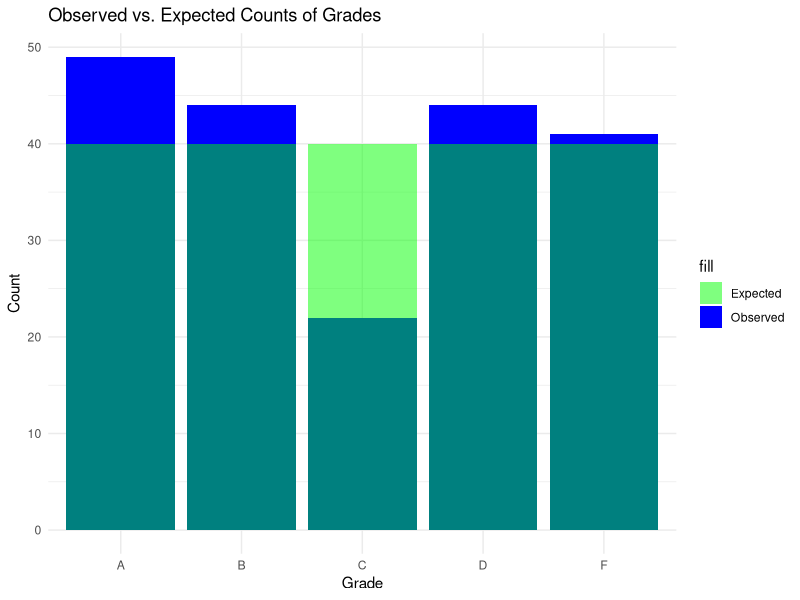

The R source for this figure:
# the Chi-Square Goodness of Fitness Test is used to assesses whether an observed distribution of data matches the expected distribution of the data

# H0: the observed distribution of grades does not fit the expected uniform distribution
# HA: the observed distribution of grades does fit the expected uniform distribution
# p-val < sig level reject H0
# p-val > sig level accept H0

# Load necessary libraries
library(ggplot2)

# Create a sample dataset
grades <- sample(c("A", "B", "C", "D", "F"), 200, replace = TRUE)

# Create a frequency table of observed data
observed_counts <- table(grades)

# Print observed counts
cat("Observed Counts:\n")
print(observed_counts)

# Define expected proportions for a uniform distribution
# For a uniform distribution, each category is equally likely
expected_proportions <- rep(1/length(observed_counts), length(observed_counts))

# Calculate expected counts based on the total number of observations
total_observations <- sum(observed_counts)
expected_counts <- expected_proportions * total_observations

# Perform the Chi-Square Goodness-of-Fit Test
chi_square_test <- chisq.test(observed_counts, p = expected_proportions)

# Print test results
cat("\nChi-Square Goodness-of-Fit Test Results:\n")
cat("Chi-Square Statistic:", chi_square_test$statistic, "\n")
cat("Degrees of Freedom:", chi_square_test$parameter, "\n")
cat("p-value:", chi_square_test$p.value, "\n")

# Hypothesis Statements
cat("\nHypotheses:\n")
cat("Null Hypothesis (H0): The observed distribution of grades fits the expected uniform distribution.\n")
cat("Alternative Hypothesis (H1): The observed distribution of grades does not fit the expected uniform distribution.\n")

# Create a data frame for the contingency table
contingency_table <- data.frame(
  Grade = names(observed_counts),
  Observed = observed_counts,
  Expected = expected_counts
)

# Print the contingency table
cat("Contingency Table:\n")
print(contingency_table)

# Interpretation
alpha <- 0.05

if (chi_square_test$p.value < alpha) {
  cat("Conclusion: Reject the null hypothesis (H0). The observed distribution of grades does not fit the expected uniform distribution.\n")
} else {
  cat("Conclusion: Accept the null hypothesis (H0). The observed distribution of grades fits the expected uniform distribution.\n")
}

# Prepare data for visualization
dat <- as.data.frame(observed_counts)
names(dat) <- c("Grade", "Count")
dat$Expected <- expected_counts

# Create a bar plot to visualize the observed vs. expected counts
ggplot(dat, aes(x = Grade)) +
  geom_bar(aes(y = Count, fill = "Observed"), stat = "identity", position = "dodge") +
  geom_bar(aes(y = Expected, fill = "Expected"), stat = "identity", position = "dodge", alpha = 0.5) +
  labs(title = "Observed vs. Expected Counts of Grades",
       x = "Grade",
       y = "Count") +
  scale_fill_manual(values = c("Observed" = "blue", "Expected" = "green")) +
  theme_minimal()
